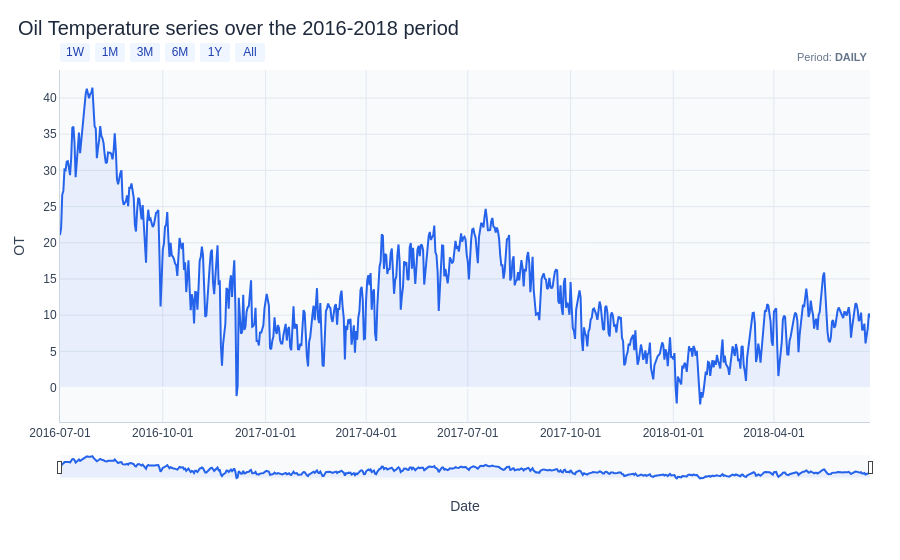

Write notebook code for a chart like this one.
### Markdown cell above
Time series for the Oil Temperature (OT) variable

### Code cell
plots.plot_time_series(df.reset_index(), date_col="date", value_col=y, period="daily", title='Oil Temperature series over the 2016-2018 period')

### Figure 1 — Plotly figure (JSON) as saved in the notebook; plotly's stock layout.template omitted (floating-point values rounded to 4 significant figures; data arrays with more than 128 entries replaced by an {"elided": "..."} marker saying what was removed)
{"data": [{"fill": "tozeroy", "fillcolor": "rgba(37,99,235,0.08)", "hovertemplate": "%{x|%Y-%m-%d %H:%M}<br><b>%{y:.4g}</b><extra></extra>", "line": {"color": "#2563EB", "width": 2}, "mode": "lines", "name": "OT", "type": "scatter", "x": {"elided": "726 str values"}, "y": {"elided": "726 float values"}}], "layout": {"annotations": [{"font": {"color": "#64748B", "size": 11}, "showarrow": false, "text": "Period: <b>DAILY</b>", "x": 1, "xref": "paper", "y": 1.06, "yref": "paper"}], "dragmode": "zoom", "font": {"color": "#334155", "family": "'IBM Plex Sans', Arial, sans-serif"}, "hovermode": "x unified", "legend": {"font": {"size": 12}, "orientation": "h", "x": 0, "xanchor": "left", "y": 1.01, "yanchor": "bottom"}, "margin": {"b": 80, "l": 60, "r": 30, "t": 70}, "paper_bgcolor": "#FFFFFF", "plot_bgcolor": "#F8FAFC", "title": {"font": {"color": "#1E293B", "size": 20}, "text": "Oil Temperature series over the 2016-2018 period", "x": 0.02}, "xaxis": {"gridcolor": "#E2E8F0", "linecolor": "#CBD5E1", "range": ["2016-07-01T00:00:00", "2018-06-26T00:00:00"], "rangeselector": {"activecolor": "#2563EB", "bgcolor": "#EFF6FF", "buttons": [{"count": 7, "label": "1W", "step": "day", "stepmode": "backward"}, {"count": 1, "label": "1M", "step": "month", "stepmode": "backward"}, {"count": 3, "label": "3M", "step": "month", "stepmode": "backward"}, {"count": 6, "label": "6M", "step": "month", "stepmode": "backward"}, {"count": 1, "label": "1Y", "step": "year", "stepmode": "backward"}, {"label": "All", "step": "all"}], "font": {"color": "#1E40AF"}}, "rangeslider": {"thickness": 0.06, "visible": true}, "showgrid": true, "showspikes": true, "spikecolor": "#94A3B8", "spikethickness": 1, "tick0": "2016-07-01T00:00:00", "tickformat": "%Y-%m-%d", "title": {"text": "Date"}, "type": "date"}, "yaxis": {"gridcolor": "#E2E8F0", "linecolor": "#CBD5E1", "showgrid": true, "showspikes": true, "spikecolor": "#94A3B8", "spikethickness": 1, "title": {"text": "OT"}}}}
